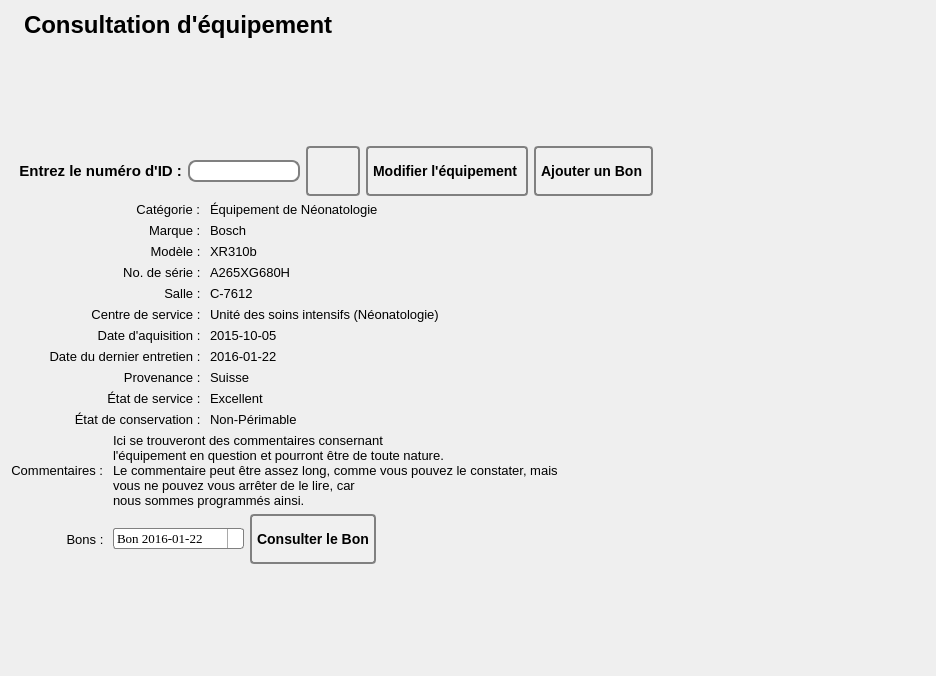
<?xml version="1.0" encoding="UTF-8"?>
<ui version="4.0">
 <class>ConsultationEquipement</class>
 <widget class="QWidget" name="ConsultationEquipement">
  <property name="geometry">
   <rect>
    <x>0</x>
    <y>0</y>
    <width>936</width>
    <height>676</height>
   </rect>
  </property>
  <property name="windowTitle">
   <string>Form</string>
  </property>
  <property name="styleSheet">
   <string notr="true">#MainFrame {

background: white;
}
QLineEdit {
padding: 1px;
border-style: solid;
border: 2px solid gray;
border-radius: 8px;
min-width: 50px;
max-width: 150px;
}

QDateEdit {
max-width: 105px
}

QPushButton {
color: black;
background-color: rgb(240, 240, 240);
border-width: 2px;
border-color: grey;
border-style: solid;
border-radius: 4px;
padding: 3px;
font: bold 14px;
padding-left: 5px;
padding-right: 5px;
min-width: 40px;
max-width:220px;
min-height: 40px;
max-height: 40px;
}

QPushButton:hover {
background-color: qlineargradient(x1: 0, y1: 1, x2: 0, y2: 0, stop: 0 #edf2f8, stop: 1 #c8d9ea);
}

QPushButton:pressed {
background-color: rgb(193, 213, 243);
}


QComboBox {
    border: 1px solid gray;
    border-radius: 3px;
    padding: 1px 18px 1px 3px;
    min-width: 8em;
	max-width: 200px;
	
}

QComboBox:editable {
    background: white;
}

QComboBox:!editable, QComboBox::drop-down:editable {
     background: qlineargradient(x1: 0, y1: 0, x2: 0, y2: 1,
                                 stop: 0 #E1E1E1, stop: 0.4 #DDDDDD,
                                 stop: 0.5 #D8D8D8, stop: 1.0 #D3D3D3);
}

/* QComboBox gets the &quot;on&quot; state when the popup is open */
QComboBox:!editable:on, QComboBox::drop-down:editable:on {
    background: qlineargradient(x1: 0, y1: 0, x2: 0, y2: 1,
                                stop: 0 #D3D3D3, stop: 0.4 #D8D8D8,
                                stop: 0.5 #DDDDDD, stop: 1.0 #E1E1E1);
}

QComboBox:on { /* shift the text when the popup opens */
    padding-top: 3px;
    padding-left: 4px;
}

QComboBox::drop-down {
    subcontrol-origin: padding;
    subcontrol-position: top right;
    width: 15px;

    border-left-width: 1px;
    border-left-color: darkgrey;
    border-left-style: solid; /* just a single line */
    border-top-right-radius: 3px; /* same radius as the QComboBox */
    border-bottom-right-radius: 3px;
}

QComboBox::down-arrow {
    image: url(/usr/share/icons/crystalsvg/16x16/actions/1downarrow.png);
}

QComboBox::down-arrow:on { /* shift the arrow when popup is open */
    top: 1px;
    left: 1px;
}</string>
  </property>
  <layout class="QGridLayout" name="gridLayout">
   <item row="0" column="0" colspan="4">
    <layout class="QHBoxLayout" name="titreLayout">
     <item>
      <widget class="QLabel" name="iconConsultationEquipement">
       <property name="text">
        <string/>
       </property>
       <property name="pixmap">
        <pixmap>pencil-edit-button_Hatim.png</pixmap>
       </property>
       <property name="scaledContents">
        <bool>false</bool>
       </property>
      </widget>
     </item>
     <item>
      <widget class="QLabel" name="labelTitreConsultationEquipement">
       <property name="font">
        <font>
         <family>MS Shell Dlg 2</family>
         <pointsize>18</pointsize>
         <weight>75</weight>
         <italic>false</italic>
         <bold>true</bold>
         <underline>false</underline>
        </font>
       </property>
       <property name="text">
        <string>Consultation d'équipement</string>
       </property>
      </widget>
     </item>
     <item>
      <spacer name="horizontalSpacer_4">
       <property name="orientation">
        <enum>Qt::Horizontal</enum>
       </property>
       <property name="sizeHint" stdset="0">
        <size>
         <width>40</width>
         <height>20</height>
        </size>
       </property>
      </spacer>
     </item>
    </layout>
   </item>
   <item row="1" column="2">
    <spacer name="verticalSpacer">
     <property name="orientation">
      <enum>Qt::Vertical</enum>
     </property>
     <property name="sizeHint" stdset="0">
      <size>
       <width>20</width>
       <height>88</height>
      </size>
     </property>
    </spacer>
   </item>
   <item row="2" column="0" colspan="3">
    <layout class="QHBoxLayout" name="idLayout">
     <item>
      <widget class="QLabel" name="labelId">
       <property name="font">
        <font>
         <pointsize>11</pointsize>
         <weight>75</weight>
         <bold>true</bold>
        </font>
       </property>
       <property name="text">
        <string>  Entrez le numéro d'ID :</string>
       </property>
       <property name="alignment">
        <set>Qt::AlignCenter</set>
       </property>
      </widget>
     </item>
     <item>
      <widget class="QLineEdit" name="lineEditId"/>
     </item>
    </layout>
   </item>
   <item row="2" column="3">
    <layout class="QHBoxLayout" name="buttonsLayout">
     <item>
      <layout class="QVBoxLayout" name="verticalLayout_3">
       <item>
        <widget class="QPushButton" name="boutonAfficherEquipement">
         <property name="font">
          <font>
           <pointsize>-1</pointsize>
           <weight>75</weight>
           <italic>false</italic>
           <bold>true</bold>
          </font>
         </property>
         <property name="text">
          <string/>
         </property>
         <property name="icon">
          <iconset>
           <normaloff>Images/Refresh2.png</normaloff>Images/Refresh2.png</iconset>
         </property>
         <property name="iconSize">
          <size>
           <width>36</width>
           <height>36</height>
          </size>
         </property>
        </widget>
       </item>
      </layout>
     </item>
     <item>
      <widget class="QPushButton" name="boutonModifierEquipement">
       <property name="font">
        <font>
         <pointsize>-1</pointsize>
         <weight>75</weight>
         <italic>false</italic>
         <bold>true</bold>
        </font>
       </property>
       <property name="text">
        <string>Modifier l'équipement </string>
       </property>
       <property name="icon">
        <iconset>
         <normaloff>Images/edit.png</normaloff>Images/edit.png</iconset>
       </property>
       <property name="iconSize">
        <size>
         <width>42</width>
         <height>42</height>
        </size>
       </property>
      </widget>
     </item>
     <item>
      <widget class="QPushButton" name="boutonAjouterUnBon">
       <property name="text">
        <string>Ajouter un Bon </string>
       </property>
       <property name="icon">
        <iconset>
         <normaloff>Images/plus.png</normaloff>Images/plus.png</iconset>
       </property>
       <property name="iconSize">
        <size>
         <width>35</width>
         <height>35</height>
        </size>
       </property>
      </widget>
     </item>
     <item>
      <spacer name="horizontalSpacer">
       <property name="orientation">
        <enum>Qt::Horizontal</enum>
       </property>
       <property name="sizeHint" stdset="0">
        <size>
         <width>40</width>
         <height>20</height>
        </size>
       </property>
      </spacer>
     </item>
    </layout>
   </item>
   <item row="3" column="0" colspan="2">
    <layout class="QVBoxLayout" name="verticalLayout">
     <item alignment="Qt::AlignRight">
      <widget class="QLabel" name="labelTitreCategorie">
       <property name="font">
        <font>
         <pointsize>10</pointsize>
        </font>
       </property>
       <property name="text">
        <string>Catégorie : </string>
       </property>
       <property name="alignment">
        <set>Qt::AlignCenter</set>
       </property>
      </widget>
     </item>
     <item alignment="Qt::AlignRight">
      <widget class="QLabel" name="labelTitreMarque">
       <property name="font">
        <font>
         <pointsize>10</pointsize>
        </font>
       </property>
       <property name="text">
        <string>Marque : </string>
       </property>
       <property name="alignment">
        <set>Qt::AlignCenter</set>
       </property>
      </widget>
     </item>
     <item>
      <widget class="QLabel" name="labelTitreModele">
       <property name="font">
        <font>
         <pointsize>10</pointsize>
        </font>
       </property>
       <property name="text">
        <string>Modèle : </string>
       </property>
       <property name="alignment">
        <set>Qt::AlignRight|Qt::AlignTrailing|Qt::AlignVCenter</set>
       </property>
      </widget>
     </item>
     <item>
      <widget class="QLabel" name="labelTitreNoDeSerie">
       <property name="font">
        <font>
         <pointsize>10</pointsize>
        </font>
       </property>
       <property name="text">
        <string>No. de série : </string>
       </property>
       <property name="alignment">
        <set>Qt::AlignRight|Qt::AlignTrailing|Qt::AlignVCenter</set>
       </property>
      </widget>
     </item>
     <item>
      <widget class="QLabel" name="labelTitreSalle">
       <property name="font">
        <font>
         <pointsize>10</pointsize>
        </font>
       </property>
       <property name="text">
        <string>Salle : </string>
       </property>
       <property name="alignment">
        <set>Qt::AlignRight|Qt::AlignTrailing|Qt::AlignVCenter</set>
       </property>
      </widget>
     </item>
     <item>
      <widget class="QLabel" name="labelTitreCentreDeService">
       <property name="font">
        <font>
         <pointsize>10</pointsize>
        </font>
       </property>
       <property name="text">
        <string>Centre de service : </string>
       </property>
       <property name="alignment">
        <set>Qt::AlignRight|Qt::AlignTrailing|Qt::AlignVCenter</set>
       </property>
      </widget>
     </item>
     <item>
      <widget class="QLabel" name="labelTitreDateDaquisition">
       <property name="font">
        <font>
         <pointsize>10</pointsize>
        </font>
       </property>
       <property name="text">
        <string>Date d'aquisition : </string>
       </property>
       <property name="alignment">
        <set>Qt::AlignRight|Qt::AlignTrailing|Qt::AlignVCenter</set>
       </property>
      </widget>
     </item>
     <item>
      <widget class="QLabel" name="labelTitreDateDuDernierEntretien">
       <property name="font">
        <font>
         <pointsize>10</pointsize>
        </font>
       </property>
       <property name="text">
        <string>Date du dernier entretien : </string>
       </property>
       <property name="alignment">
        <set>Qt::AlignRight|Qt::AlignTrailing|Qt::AlignVCenter</set>
       </property>
      </widget>
     </item>
     <item>
      <widget class="QLabel" name="labelTitreProvenance">
       <property name="font">
        <font>
         <pointsize>10</pointsize>
        </font>
       </property>
       <property name="text">
        <string>Provenance : </string>
       </property>
       <property name="alignment">
        <set>Qt::AlignRight|Qt::AlignTrailing|Qt::AlignVCenter</set>
       </property>
      </widget>
     </item>
     <item>
      <widget class="QLabel" name="labelTitreEtatDeService">
       <property name="font">
        <font>
         <pointsize>10</pointsize>
        </font>
       </property>
       <property name="text">
        <string>État de service : </string>
       </property>
       <property name="alignment">
        <set>Qt::AlignRight|Qt::AlignTrailing|Qt::AlignVCenter</set>
       </property>
      </widget>
     </item>
     <item>
      <widget class="QLabel" name="labelTitreEtatDeConservation">
       <property name="font">
        <font>
         <pointsize>10</pointsize>
        </font>
       </property>
       <property name="text">
        <string>État de conservation : </string>
       </property>
       <property name="alignment">
        <set>Qt::AlignRight|Qt::AlignTrailing|Qt::AlignVCenter</set>
       </property>
      </widget>
     </item>
    </layout>
   </item>
   <item row="3" column="2" colspan="2">
    <layout class="QVBoxLayout" name="verticalLayout_2">
     <item>
      <widget class="QLabel" name="labelCategorie">
       <property name="font">
        <font>
         <pointsize>10</pointsize>
        </font>
       </property>
       <property name="text">
        <string>Équipement de Néonatologie</string>
       </property>
       <property name="alignment">
        <set>Qt::AlignLeading|Qt::AlignLeft|Qt::AlignVCenter</set>
       </property>
      </widget>
     </item>
     <item>
      <widget class="QLabel" name="labelMarque">
       <property name="font">
        <font>
         <pointsize>10</pointsize>
        </font>
       </property>
       <property name="text">
        <string>Bosch</string>
       </property>
       <property name="alignment">
        <set>Qt::AlignLeading|Qt::AlignLeft|Qt::AlignVCenter</set>
       </property>
      </widget>
     </item>
     <item>
      <widget class="QLabel" name="labelModele">
       <property name="font">
        <font>
         <pointsize>10</pointsize>
        </font>
       </property>
       <property name="text">
        <string>XR310b</string>
       </property>
       <property name="alignment">
        <set>Qt::AlignLeading|Qt::AlignLeft|Qt::AlignVCenter</set>
       </property>
      </widget>
     </item>
     <item>
      <widget class="QLabel" name="labelNoDeSerie">
       <property name="font">
        <font>
         <pointsize>10</pointsize>
        </font>
       </property>
       <property name="text">
        <string>A265XG680H</string>
       </property>
       <property name="alignment">
        <set>Qt::AlignLeading|Qt::AlignLeft|Qt::AlignVCenter</set>
       </property>
      </widget>
     </item>
     <item>
      <widget class="QLabel" name="labelSalle">
       <property name="font">
        <font>
         <pointsize>10</pointsize>
        </font>
       </property>
       <property name="text">
        <string>C-7612</string>
       </property>
       <property name="alignment">
        <set>Qt::AlignLeading|Qt::AlignLeft|Qt::AlignVCenter</set>
       </property>
      </widget>
     </item>
     <item>
      <widget class="QLabel" name="labelCentreDeService">
       <property name="font">
        <font>
         <pointsize>10</pointsize>
        </font>
       </property>
       <property name="text">
        <string>Unité des soins intensifs (Néonatologie)</string>
       </property>
       <property name="alignment">
        <set>Qt::AlignLeading|Qt::AlignLeft|Qt::AlignVCenter</set>
       </property>
      </widget>
     </item>
     <item>
      <widget class="QLabel" name="labelDateDaquisition">
       <property name="font">
        <font>
         <pointsize>10</pointsize>
        </font>
       </property>
       <property name="text">
        <string>2015-10-05</string>
       </property>
       <property name="alignment">
        <set>Qt::AlignLeading|Qt::AlignLeft|Qt::AlignVCenter</set>
       </property>
      </widget>
     </item>
     <item>
      <widget class="QLabel" name="labelDateDuDernierEntretien">
       <property name="font">
        <font>
         <pointsize>10</pointsize>
        </font>
       </property>
       <property name="text">
        <string>2016-01-22</string>
       </property>
       <property name="alignment">
        <set>Qt::AlignLeading|Qt::AlignLeft|Qt::AlignVCenter</set>
       </property>
      </widget>
     </item>
     <item>
      <widget class="QLabel" name="labelProvenance">
       <property name="font">
        <font>
         <pointsize>10</pointsize>
        </font>
       </property>
       <property name="text">
        <string>Suisse</string>
       </property>
       <property name="alignment">
        <set>Qt::AlignLeading|Qt::AlignLeft|Qt::AlignVCenter</set>
       </property>
      </widget>
     </item>
     <item>
      <widget class="QLabel" name="labelEtatDeService">
       <property name="font">
        <font>
         <pointsize>10</pointsize>
        </font>
       </property>
       <property name="text">
        <string>Excellent</string>
       </property>
       <property name="alignment">
        <set>Qt::AlignLeading|Qt::AlignLeft|Qt::AlignVCenter</set>
       </property>
      </widget>
     </item>
     <item>
      <widget class="QLabel" name="labelEtatDeConservation">
       <property name="font">
        <font>
         <pointsize>10</pointsize>
        </font>
       </property>
       <property name="text">
        <string>Non-Périmable</string>
       </property>
       <property name="alignment">
        <set>Qt::AlignLeading|Qt::AlignLeft|Qt::AlignVCenter</set>
       </property>
      </widget>
     </item>
    </layout>
   </item>
   <item row="4" column="0">
    <layout class="QHBoxLayout" name="horizontalLayout_7">
     <item alignment="Qt::AlignRight">
      <widget class="QLabel" name="labelTitreCommentaires">
       <property name="font">
        <font>
         <pointsize>10</pointsize>
        </font>
       </property>
       <property name="text">
        <string>Commentaires : </string>
       </property>
       <property name="alignment">
        <set>Qt::AlignCenter</set>
       </property>
      </widget>
     </item>
    </layout>
   </item>
   <item row="4" column="1" colspan="3">
    <layout class="QHBoxLayout" name="horizontalLayout_5">
     <item>
      <widget class="QLabel" name="labelCommentaires">
       <property name="font">
        <font>
         <pointsize>10</pointsize>
        </font>
       </property>
       <property name="text">
        <string>Ici se trouveront des commentaires consernant
l'équipement en question et pourront être de toute nature.
Le commentaire peut être assez long, comme vous pouvez le constater, mais
vous ne pouvez vous arrêter de le lire, car
nous sommes programmés ainsi.</string>
       </property>
       <property name="alignment">
        <set>Qt::AlignLeading|Qt::AlignLeft|Qt::AlignVCenter</set>
       </property>
      </widget>
     </item>
    </layout>
   </item>
   <item row="5" column="0">
    <layout class="QHBoxLayout" name="horizontalLayout_8">
     <item>
      <widget class="QLabel" name="labelTitreBons">
       <property name="font">
        <font>
         <pointsize>10</pointsize>
        </font>
       </property>
       <property name="text">
        <string>Bons : </string>
       </property>
       <property name="alignment">
        <set>Qt::AlignRight|Qt::AlignTrailing|Qt::AlignVCenter</set>
       </property>
      </widget>
     </item>
    </layout>
   </item>
   <item row="5" column="1" colspan="3">
    <layout class="QHBoxLayout" name="horizontalLayout_6">
     <item alignment="Qt::AlignLeft">
      <widget class="QComboBox" name="comboBoxBons">
       <property name="font">
        <font>
         <family>Times New Roman</family>
         <pointsize>10</pointsize>
        </font>
       </property>
       <property name="maxCount">
        <number>2147483645</number>
       </property>
       <property name="sizeAdjustPolicy">
        <enum>QComboBox::AdjustToContentsOnFirstShow</enum>
       </property>
       <item>
        <property name="text">
         <string>Bon 2016-01-22</string>
        </property>
        <property name="icon">
         <iconset>
          <normaloff>../../../SIMM-2.0/Apprentissage Python/exercices/Hatim/Accueil/view-icon.png</normaloff>../../../SIMM-2.0/Apprentissage Python/exercices/Hatim/Accueil/view-icon.png</iconset>
        </property>
       </item>
       <item>
        <property name="text">
         <string>Bon 2016-03-07</string>
        </property>
        <property name="icon">
         <iconset>
          <normaloff>../../../SIMM-2.0/Apprentissage Python/exercices/Hatim/Accueil/view-icon.png</normaloff>../../../SIMM-2.0/Apprentissage Python/exercices/Hatim/Accueil/view-icon.png</iconset>
        </property>
       </item>
       <item>
        <property name="text">
         <string>Bon 2016-05-12</string>
        </property>
        <property name="icon">
         <iconset>
          <normaloff>../../../SIMM-2.0/Apprentissage Python/exercices/Hatim/Accueil/view-icon.png</normaloff>../../../SIMM-2.0/Apprentissage Python/exercices/Hatim/Accueil/view-icon.png</iconset>
        </property>
       </item>
      </widget>
     </item>
     <item>
      <widget class="QPushButton" name="boutonConsulterBon">
       <property name="text">
        <string>Consulter le Bon</string>
       </property>
       <property name="icon">
        <iconset>
         <normaloff>Images/navigation.png</normaloff>Images/navigation.png</iconset>
       </property>
      </widget>
     </item>
     <item>
      <spacer name="horizontalSpacer_3">
       <property name="orientation">
        <enum>Qt::Horizontal</enum>
       </property>
       <property name="sizeHint" stdset="0">
        <size>
         <width>40</width>
         <height>20</height>
        </size>
       </property>
      </spacer>
     </item>
    </layout>
   </item>
   <item row="6" column="2">
    <spacer name="verticalSpacer_2">
     <property name="orientation">
      <enum>Qt::Vertical</enum>
     </property>
     <property name="sizeHint" stdset="0">
      <size>
       <width>20</width>
       <height>74</height>
      </size>
     </property>
    </spacer>
   </item>
  </layout>
 </widget>
 <resources/>
 <connections/>
</ui>
